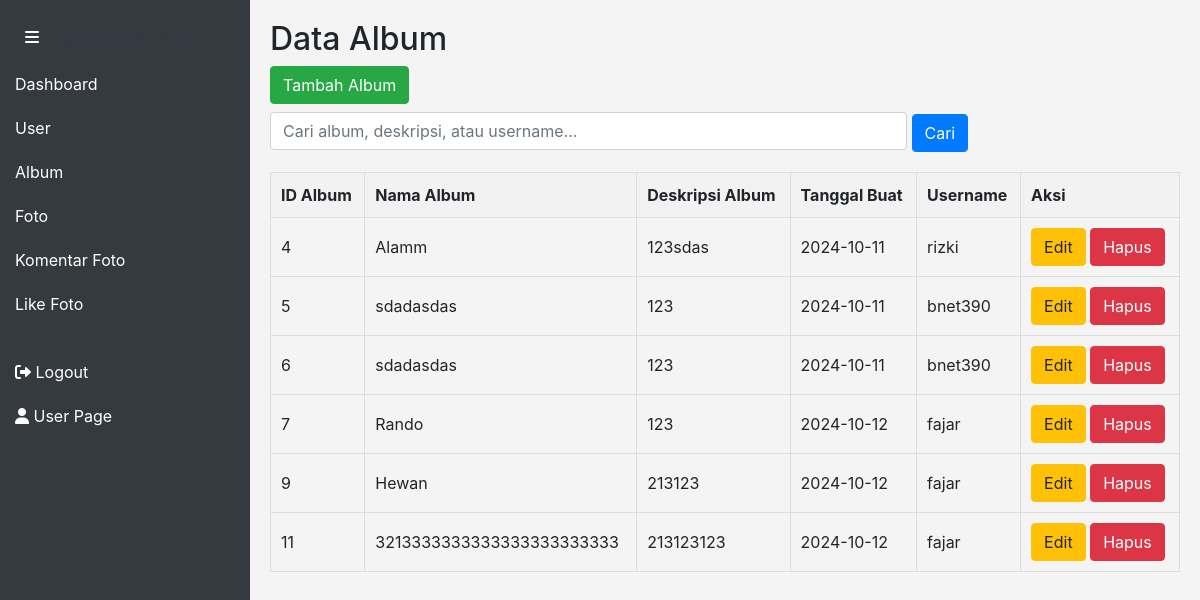
/albums.php (signed in), run on the app's committed database.
### tables this page shows
CREATE TABLE `gallery_album` (
  `AlbumID` int(11) NOT NULL,
  `NamaAlbum` varchar(255) DEFAULT NULL,
  `Deskripsi` text DEFAULT NULL,
  `TanggalDibuat` date DEFAULT NULL,
  `UserID` int(11) DEFAULT NULL
);

CREATE TABLE `gallery_user` (
  `UserID` int(11) NOT NULL,
  `Username` varchar(255) DEFAULT NULL,
  `Password` varchar(255) DEFAULT NULL,
  `Email` varchar(255) DEFAULT NULL,
  `NamaLengkap` varchar(255) DEFAULT NULL,
  `Alamat` text DEFAULT NULL,
  `Level` enum('Admin','User') DEFAULT NULL
);

### albums.php (the view, shortened to what this page needs)
<?php
require 'config.php';
$search_query = '';
$sql = "
    SELECT
        a.AlbumID,
        a.NamaAlbum,
        a.Deskripsi,
        a.TanggalDibuat,
        u.Username
    FROM
        gallery_album a
    JOIN
        gallery_user u ON a.UserID = u.UserID
    $search_query
";
$stmt_albums = $pdo->prepare($sql);
$stmt_albums->execute();
$albums = $stmt_albums->fetchAll();
?>
<!DOCTYPE html>
<html lang="id">
<head>
    <link rel="stylesheet" href="https://stackpath.bootstrapcdn.com/bootstrap/4.5.2/css/bootstrap.min.css">
    <link rel="stylesheet" href="https://cdnjs.cloudflare.com/ajax/libs/font-awesome/6.0.0-beta3/css/all.min.css">
</head>
<body>
<?php require 'dashboard-navbar.php' ?>
        <h2>Data Album</h2>
        <button class="btn btn-success mb-2" data-toggle="modal" data-target="#addAlbumModal">Tambah Album</button>
        <form method="get" action="">
            <input type="text" name="search" placeholder="Cari album, deskripsi, atau username..." class="form-control d-inline-block" style="width: 70%;" value="<?php echo isset($_GET['search']) ? htmlspecialchars($_GET['search']) : ''; ?>">
            <button type="submit" class="btn btn-primary">Cari</button>
        </form>
        <table>
            <thead>
                <tr>
                    <th>ID Album</th>
                    <th>Nama Album</th>
                    <th>Deskripsi Album</th>
                    <th>Tanggal Buat</th>
                    <th>Username</th>
                    <th>Aksi</th>
                </tr>
            </thead>
            <tbody>
                <?php if (count($albums) > 0): ?>
                    <?php foreach ($albums as $album): ?>
                    <tr>
                        <td><?php echo htmlspecialchars($album['AlbumID']); ?></td>
                        <td><?php echo htmlspecialchars($album['NamaAlbum']); ?></td>
                        <td><?php echo htmlspecialchars($album['Deskripsi']); ?></td>
                        <td><?php echo htmlspecialchars($album['TanggalDibuat']); ?></td>
                        <td><?php echo htmlspecialchars($album['Username']); ?></td>
                        <td>
                            <div class="action-buttons">
                                <a href="edit_album.php?AlbumID=<?php echo $album['AlbumID']; ?>" class="btn btn-warning">Edit</a>
                                <a href="delete_album.php?AlbumID=<?php echo $album['AlbumID']; ?>" class="btn btn-danger" onclick="return confirm('Apakah Anda yakin ingin menghapus album ini beserta foto-fotonya?');">Hapus</a>
                            </div>
                        </td>
                    </tr>
                    <?php endforeach; ?>
                <?php else: ?>
                    <tr>
                        <td colspan="6">Tidak ada hasil untuk pencarian "<?php echo htmlspecialchars($_GET['search']); ?>"</td>
                    </tr>
                <?php endif; ?>
            </tbody>
        </table>
</body>
</html>

### albums.php (style rules this page uses)
body { display: flex; margin: 0; padding: 0; background-color: #f4f4f4; }
table { width: 100%; border-collapse: collapse; margin-top: 20px; }
table, th, td { border: 1px solid #ddd; }
th, td { padding: 10px; text-align: left; }
th { background-color: #f2f2f2; }

### data on the page
gallery_album: AlbumID "4", NamaAlbum "Alamm", Deskripsi "123sdas", TanggalDibuat "2024-10-11", UserID.Username "rizki"
gallery_album: AlbumID "5", NamaAlbum "sdadasdas", Deskripsi "123", TanggalDibuat "2024-10-11", UserID.Username "bnet390"
gallery_album: AlbumID "6", NamaAlbum "sdadasdas", Deskripsi "123", TanggalDibuat "2024-10-11", UserID.Username "bnet390"
gallery_album: AlbumID "7", NamaAlbum "Rando", Deskripsi "123", TanggalDibuat "2024-10-12", UserID.Username "fajar"
gallery_album: AlbumID "9", NamaAlbum "Hewan", Deskripsi "213123", TanggalDibuat "2024-10-12", UserID.Username "fajar"
gallery_album: AlbumID "11", NamaAlbum "3213333333333333333333333", Deskripsi "213123123", TanggalDibuat "2024-10-12", UserID.Username "fajar"
